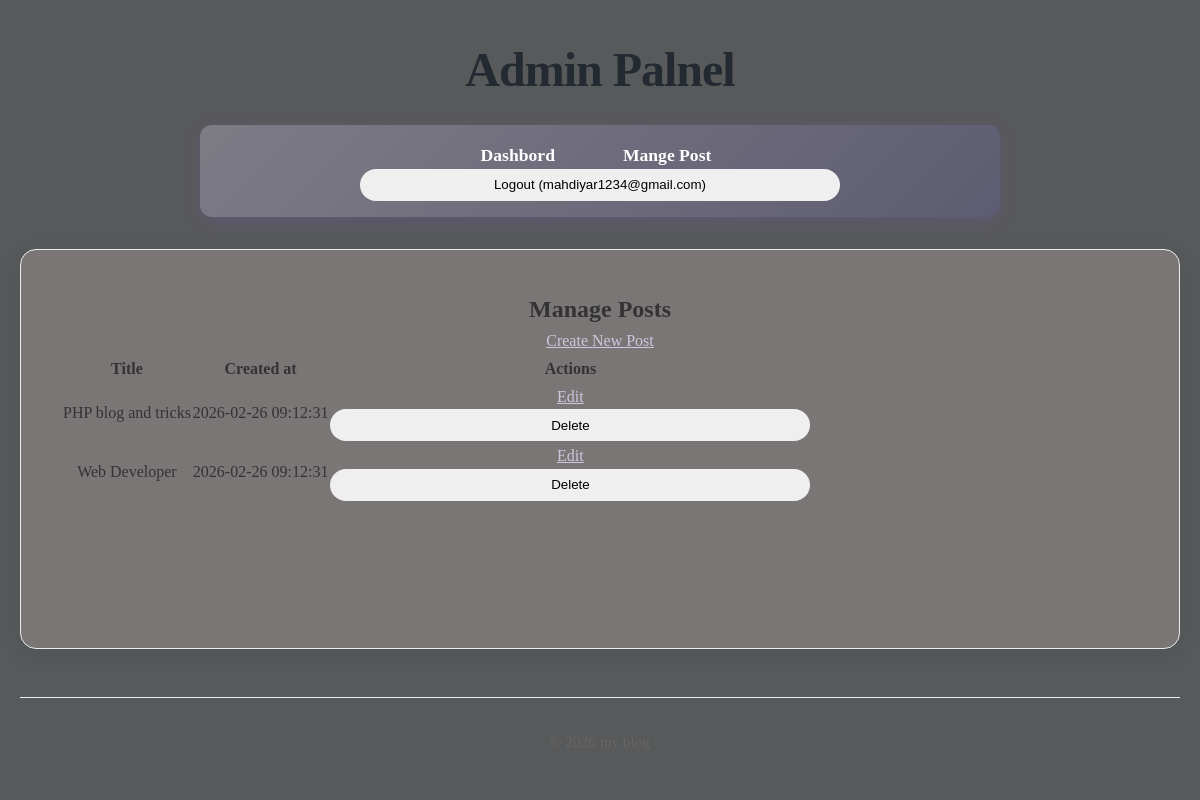
The app's page /admin/posts (signed in) with its own data.
### tables this page shows
CREATE TABLE users(
    id INTEGER PRIMARY KEY AUTOINCREMENT,
    name TEXT NOT NULL,
    email TEXT UNIQUE NOT NULL,
    password TEXT NOT NULL,
    role TEXT NOT NULL DEFAULT 'user',
    created_at DATETIME DEFAULT CURRENT_TIMESTAMP
);

CREATE TABLE posts(
    id INTEGER PRIMARY KEY AUTOINCREMENT,
    title TEXT NOT NULL,
    content TEXT NOT NULL,
    views INTEGER DEFAULT 0,
    user_id INTEGER NOT NULL,
    created_at DATETIME DEFAULT CURRENT_TIMESTAMP,
    FOREIGN KEY (user_id) REFERENCES users (id)
);

### core/View.php (called while the page is built, shortened)
<?php
class View{
    protected static $globals = [];
    public static function share(string $key , mixed $value): void{
        static::$globals[$key] = $value;
    }
    public static function render(string $template , array $data = [] , $layout = null): string{
        $data = [...static::$globals , ...$data];
        $content = static::renderTemplate($template, $data);
        return static::renderLayout($layout , $data, $content);
    }
    protected static function renderTemplate(string $template , array $data): string{
        extract($data);
        $path = dirname(__DIR__) . "/app/Views/$template.php";
        require $path;
        return ob_get_clean();
    }
     protected static function renderLayout(?string $template , array $data, string $content):string{
        extract([...$data , 'content' =>$content]);
        $path = dirname(__DIR__) . "/app/Views/$template.php";
        require $path;
        return ob_get_clean();
    }
}

### app/Controllers/Admin/PostController.php (called while the page is built, shortened)
<?php
class PostController{
    public function index(){
        return View::render(
            'admin/post/index',
            ['posts' => Post::all()],
            'layouts/admin'
        );
    }
}

### core/Router.php (called while the page is built, shortened)
<?php
class Router{
    protected array $routes = [];
    protected array $globalMiddleware = [];
    protected array $routeMiddleware = [];
    public function add(string $method ,string $uri ,string $controller , array $middlewares = []): void{
        $this->routes[] = [
            'method' => $method,
            'uri' => $uri,
            'controller' => $controller,
            'middlewares' => $middlewares
        ];
    }
    public function addGlobalMiddleware(string $middleware):void {
        $this->globalMiddleware[] = $middleware;
    }
    public function addRouteMiddleware(string $name,string $middleware):void {
        $this->routeMiddleware[$name] = $middleware;
    }
    public function dispatch(string $uri ,string $method){
        $route = $this->findRoute($uri , $method);
        $middlewares = [
            ...$this->globalMiddleware,
            ...array_map(fn($name)=>$this->routeMiddleware[$name],$route['middlewares'])
        ];
       return $this->runMiddleware(
        $middlewares,
        function () use ($route) {
            [$controller , $action] = explode('@' , $route['controller']);
            return $this->callAction($controller , $action , $route['params']);
        }
       );
    }
    protected function runMiddleware(array $middlewares , callable $target): mixed{
        $next = $target;
        foreach(array_reverse($middlewares) as $middleware){
            $next = function() use ($middleware , $next){
                error_log("Middle ware : running $middleware");
                return (new $middleware)->handle($next);
            };
        }
        return $next();
    }
    protected function findRoute(string $uri , string $method): ?array{
        foreach($this->routes as $route){
            $params = $this->matchRoute($route['uri'] , $uri);
            if($params !== null && $route['method'] === $method){
                return [...$route , 'params' => $params];
            }
        }
        return null;
    }
    protected function matchRoute(string $routeUri,string $requestUri): ?array{
        $routeSegments = explode('/', trim($routeUri,'/'));
        $requestSegments = explode('/', trim($requestUri,'/'));
        if(count($routeSegments) !== count($requestSegments)){
            return null;
        }
        $params = [];
        foreach($routeSegments as $index => $routeSegment){
            if(str_starts_with($routeSegment,'{') && str_ends_with($routeSegment,'}')){
                $params[trim($routeSegment,'{}')] = $requestSegments[$index];
            }elseif($routeSegment !== $requestSegments[$index]){
                return null;
            }
        }
        return $params;
    }
    protected function callAction(string $controller,string $action,array $params): string{
        return (new $controller)->$action(... $params);
    }
}

### app/Middlewares/Auth.php (called while the page is built, shortened)
<?php
class Auth implements MiddleWare{
    public function handle(callable $next){
      $user = ServicesAuth::user();
      return $next();
    }
}

### app/Middlewares/CSRF.php (called while the page is built, shortened)
<?php
class CSRF implements MiddleWare{
    public function handle(callable $next){
      return $next();
    }
}

### app/Middlewares/View.php (called while the page is built, shortened)
<?php
class View implements MiddleWare{
    public function handle(callable $next){
      return $next();
    }
}

### core/DataBase.php (called while the page is built, shortened)
<?php
class DataBase{
    protected $pdo;
    public function __construct(array $config){
        try {
            $dsn = $this->createDsn($config);
            $username = $config['username'] ?? null;
            $password = $config['password'] ?? null;
            $options = $config['options'] ?? null;
            $this->pdo = new PDO($dsn , $username , $password , $options);
            $this->pdo->setAttribute(PDO::ATTR_ERRMODE,PDO::ERRMODE_EXCEPTION);
        } catch (PDOException $e) {
            throw new Exception("Could not connect to the database:" . $e);
        }
    }
    protected function createDsn(array $config): string{
        $driver = $config['driver'];
        $dbname = $config['dbname'];
        return match ($driver) {
            'sqlite' => "sqlite:$dbname",
            default => throw new Exception("Unsupported database driver: $driver") ,
        };
    }
    public function query(string $sql, array $params = []): PDOStatement{
        $stmt = $this->pdo->prepare($sql);
        $stmt->execute($params);
        return $stmt;
    }
    public function fetchAll(string $sql,array $params = [], ?string $classname = null): array{
        $stmt = $this->query($sql,$params);
        return $classname ? $stmt->fetchAll(PDO::FETCH_CLASS , $classname) : $stmt->fetchAll(PDO::FETCH_ASSOC);
    }
    public function fetch(string $query, array $params = [], ?string $class = null)
{
    $stmt = $this->query($query, $params);
    if ($class) {
        $result = $stmt->fetchObject($class);
        return $result === false ? null : $result;
    }
    $result = $stmt->fetch(PDO::FETCH_ASSOC);
    return $result === false ? null : $result;
}
}

### core/Model.php (called while the page is built, shortened)
<?php
abstract class Model{
    protected static string $table;
    public static function all(): array{
        $db = App::get('database');
        return $db->fetchAll("SELECT * FROM " . static::$table , [] , static::class);
    }
    public static function find(mixed $id): ?static
{
    $db = App::get('database');
    $result = $db->fetch(
        "SELECT * FROM " . static::$table . " WHERE id = ?",
        [$id],
        static::class
    );
    return $result;
}
}

### app/Services/Auth.php (called while the page is built, shortened)
<?php
class Auth{
    protected static $user = null;
    public static function user(): ?User{
        if(static::$user === null){
            $userId = $_SESSION['user_id'] ?? null;
            static::$user =  $userId ? User::find($userId) : RememberMe::user();
        }
        return static::$user;
    }
}

### app/Services/CSRF.php (called while the page is built, shortened)
<?php
class CSRF {
    public static function verify(?string $token = null): bool{
        $method = $_SERVER['REQUEST_METHOD'];
        if(in_array($method, ['GET','HEAD','OPTIONS'])){
            return true;
        }
        return false;
    }
}

### core/App.php (called while the page is built, shortened)
<?php
class App{
    protected static $container = [];
    public static function bind(string $key, mixed $value): void{
        static::$container[$key] = $value;
    }
    public static function get(string $key): mixed{
        return static::$container[$key];
    }
}

### bootstrap.php (called while the page is built, shortened)
<?php
View::share('user', Auth::user());

### app/Views/admin/post/index.php (the view, shortened to what this page needs)
<h2>Manage Posts</h2>
<a href="/admin/posts/create">Create New Post</a>
<table>
    <thead>
        <tr>
            <th>Title</th>
            <th>Created at</th>
            <th>Actions</th>
        </tr>
    </thead>
    <tbody>
        <?php foreach($posts as $post): ?>
            <tr>
                <td><?= htmlspecialchars($post->title); ?></td>
                <td><?= $post->created_at ?></td>
                <td>
                    <a href="/admin/posts/<?= $post->id ?>/edit">Edit</a>
                    <form action="/admin/posts/<?= $post->id ?>/delete" method="POST">
                        <button class="delete" type="submit" onclick="return confirm('Are oyou sure delete the post?')">Delete</button>
                    </form>
                </td>
            </tr>
        <?php endforeach; ?>
    </tbody>
</table>

### app/Views/layouts/admin.php (shortened to what this page needs)
<!DOCTYPE html>
<html lang="en">
<head>
    <link rel="stylesheet" href="/style/style-form.css" />
    <link rel="stylesheet" href="/style/style-main.css" />
</head>
<body>
    <h1>Admin Palnel</h1>
    <nav>
        <a href="/admin/dashboard">Dashbord</a>
        <a href="/admin/posts">Mange Post</a>
            <form action="/logout" method="POST">
                <button>Logout (<?= $user->email ?>)</button>
            </form>
    </nav>
    <main>
        <section>
            <p><?=$content ?></p>
        </section>
    </main>
    <footer>
        <p> &copy; <?= date('Y') ?> my blog </p>
    </footer>
</body>
</html>

### public/style/style-form.css (style rules this page uses)
body { text-align: center; align-items: center; justify-content: center; }
button { width: 30rem; height: 2rem; border: none; border-radius: 2rem; transition: 300ms ; }

### public/style/style-main.css (style rules this page uses)
* { margin: 0; padding: 0; box-sizing: border-box; }
body { font-family: Cambria, Cochin, Georgia, Times, 'Times New Roman', serif; line-height: 1.6; color: #333; background-color: #58595a; max-width: 1200px; margin: 0 auto; padding: 0 20px; }
h1 { text-align: center; margin: 2rem 0 1rem; font-size: 3rem; color: #232a31; font-weight: 700; letter-spacing: -1px; }
h1::after { margin-left: 10px; }
nav { background: linear-gradient(135deg, #7d7c85 0%, #5e5c72 100%); padding: 1rem; border-radius: 12px; margin: 1rem auto 2rem; box-shadow: 0 4px 15px rgba(108, 92, 231, 0.2); max-width: 800px; }
nav a { color: white; text-decoration: none; font-weight: 600; padding: 0.8rem 1.5rem; margin: 0 0.5rem; border-radius: 8px; transition: all 0.3s ease; font-size: 1.1rem; }
nav a:first-child { margin-left: 0; }
main { background-color: rgb(122, 118, 118); padding: 2.5rem; border-radius: 16px; box-shadow: 0 5px 25px rgba(0, 0, 0, 0.08); margin-bottom: 3rem; min-height: 400px; border: 1px solid #e9ecef; }
footer { text-align: center; padding: 2rem; color: #666; border-top: 1px solid #e9ecef; margin-top: 2rem; font-size: 0.95rem; }
footer p { display: flex; align-items: center; justify-content: center; gap: 8px; }
body { animation: fadeIn 0.5s ease-out; }
a { color: #cac8df; transition: color 0.3s ease; }
main > * { transition: transform 0.2s ease; }

### records on screen
users: email "mahdiyar1234@gmail.com"
posts: title "PHP blog and tricks", created_at "2026-02-26 09:12:31"
posts: title "Web Developer", created_at "2026-02-26 09:12:31"
